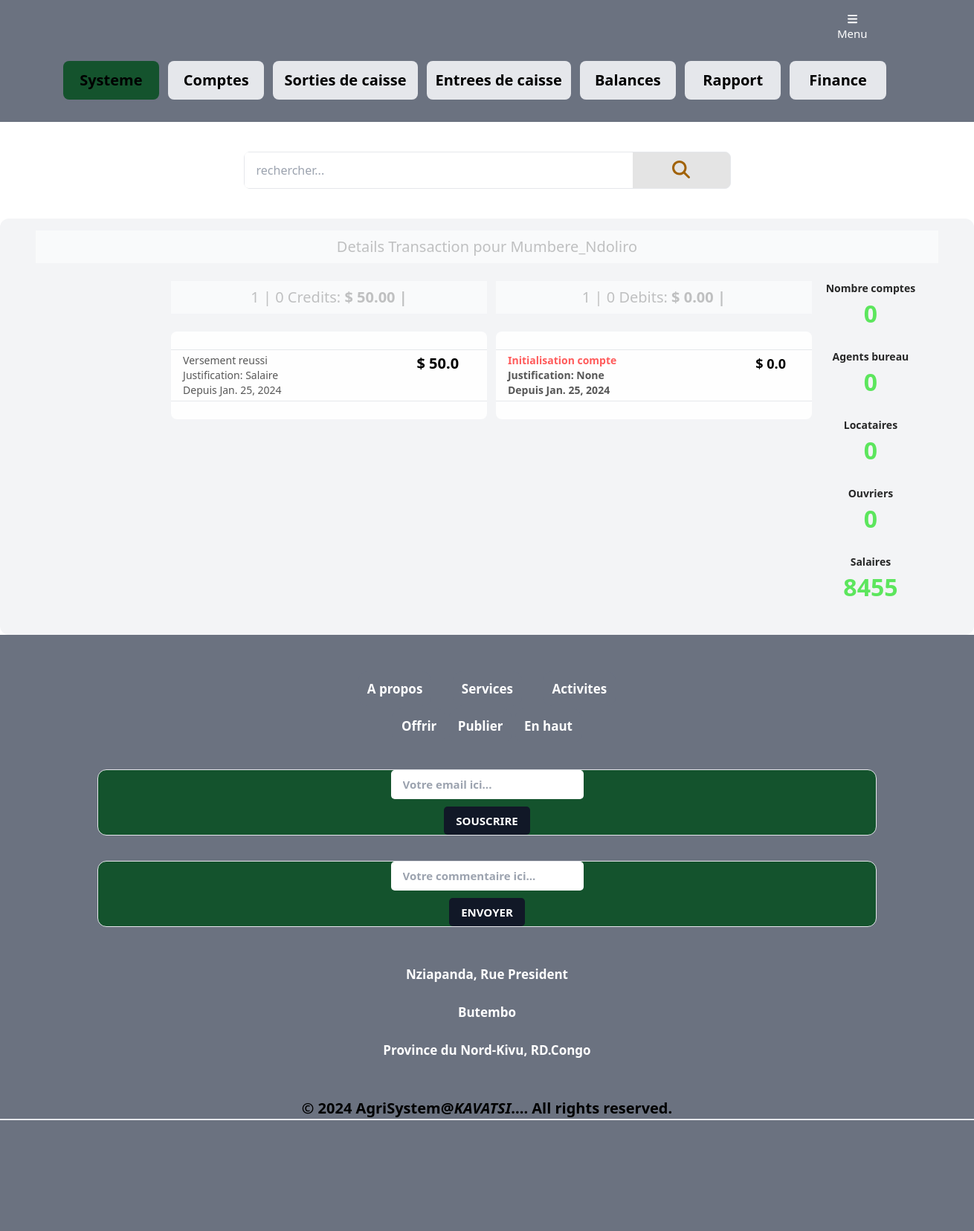
Screenshot of /transaction/2/ with the database file from the repository.
### management/models.py (models this page shows, shortened)
class Person(models.Model):
    first_name = models.CharField(max_length=20, null=True, blank = True)
    second_name = models.CharField(max_length=20, null=True, blank = True)
    position = models.CharField(max_length=1, choices=POSITION_CHOICES, null=True, blank = True)
    job_description = models.TextField(null=True, blank = True)
    birth_date = models.DateField(null=True, blank=True)
    sex = models.CharField(max_length=1, choices=GENDER_CHOICES, null=True, blank = True)
    education = models.CharField(max_length=100, null=True, blank = True)
    address = models.TextField(null=True, blank = True)
    email = models.EmailField(null=True, blank = True)
    mobile_number = models.CharField(max_length=15, null=True, blank = True)
    whatsapp_number = models.CharField(max_length=15, blank=True, null=True)
    created_at = models.DateTimeField(auto_now_add=True, blank=True, null=True)
    class Meta:
        ordering = ['-created_at']

class Comptes(models.Model):
    transaction = models.CharField(max_length=2, choices=TYPE_CHOICES_2)
    nom = models.ForeignKey(Person, on_delete=models.CASCADE)
    amount_in_usd = models.FloatField(blank=True, null=True)
    justification = models.TextField(max_length=2, choices=JUSTIFICATION_CHOICES, blank=True, null=True)
    authorizer_secretary = models.ForeignKey(Person, related_name='Comptes_authorizer_secretary', blank=True, null=True, on_delete=models.CASCADE)
    contracted_at = models.DateField(blank=True, null=True)
    created_at = models.DateField(blank=True, null=True, auto_now_add=True)

### management/views.py (the view)
# urls.py: path('transaction/<int:pk>/', views.transaction_details, name='transaction_details'),
def transaction_details(request, pk):
    transaction_detail = get_object_or_404(Person, pk=pk)
    account = Comptes.objects.filter(nom=transaction_detail.pk)
    finances = Finance.objects.filter(account=transaction_detail.first_name)
    if account is not None:
        outputs = account.filter(transaction='OP')
        sum_outputs = outputs.aggregate(sum_outputs=Sum('amount_in_usd'))['sum_outputs']
        inputs = account.filter(transaction='IP')
        sum_inputs = inputs.aggregate(sum_inputs=Sum('amount_in_usd'))['sum_inputs']
    else:
        outputs = 0
        sum_outputs = 0
        inputs = 0
        sum_inputs = 0
    if finances is not None:
        finance_outputs = finances.filter(type_transaction='OP')
        sum_finance_outputs = finance_outputs.aggregate(sum_finance_outputs=Sum('amount_in_usd'))['sum_finance_outputs']
        finance_inputs = finances.filter(type_transaction='IP')
        sum_finance_inputs = finance_inputs.aggregate(sum_finance_inputs=Sum('amount_in_usd'))['sum_finance_inputs']
    else:
        finance_outputs = 0
        finance_inputs = 0
        sum_finance_inputs = 0
        sum_finance_outputs = 0
    return render(request, 'management/transaction_details.html', {
        'transaction_detail': transaction_detail,
        'outputs': outputs,
        'sum_outputs': sum_outputs,
        'inputs': inputs,
        'sum_inputs': sum_inputs,
        'finance_outputs': finance_outputs,
        'finance_inputs': finance_inputs,
        'sum_finance_outputs': sum_finance_outputs,
        'sum_finance_inputs': sum_finance_inputs,
    })

### management/templates/management/transaction_details.html (shortened to what this page needs)
{% extends "management/base.html" %}
{% block account_details %}
    <div class="grid grid-cols-3 gap-0" style="grid-template-columns: 25% 50% 25%;">
        <div></div>
        <form method="get" id="search-form" class="grid grid-cols-2 gap-0 my-10 border rounded-lg" style="grid-template-columns: 80% 20%; background-color: rgba(220, 220, 220, 0.767);">
            <input name="query" class="py-3 px-4 w-1/1 text-left" style="border-top-left-radius: 5px; border-bottom-left-radius: 5px;" type="text" value="{{ query }}" placeholder="rechercher...">
            <button type="submit"><i class="fa fa-search text-yellow-700 w-1/1 ml-0 text-2xl px-4" style="border-top-right-radius: 5px; border-bottom-right-radius: 5px;"></i></button>
        </form>
        <div></div>
    </div>
    <div class="mt-0 px-12 py-4 bg-gray-100 rounded-xl">
        <h2 class="mb-6 text-xl text-center py-2" style="background-color: rgba(255, 255, 255, 0.486); color: rgba(0, 0, 0, 0.233);">Details Transaction pour {{ transaction_detail.first_name }}</h2>
        <div class="grid grid-cols-3" style="grid-template-columns: 15% 70% 15%;">
            <div class="" style="margin-left: 30px;">
            </div>
            <div class="persons-container">
                    <div style="width: 100%; margin-bottom: 20px; border: none;">
                        <div class="grid grid-cols-2 gap-3" style="grid-template-columns: 50% 50%;">
                            <div>
                                <h2 class="mb-6 text-xl text-center py-2" style="background-color: rgba(255, 255, 255, 0.486); color: rgba(0, 0, 0, 0.233);">{{ outputs|length }} | {{ finance_outputs|length }} Credits: <strong>$ {{ sum_outputs|floatformat:2 }} | {{ sum_finance_outputs|floatformat:2 }}</strong></h2>
                                {% for input in outputs %}
                                <a href="#">
                                    <div class="rounded-lg" style="background-color: rgba(255, 255, 255, 0.925);">
                                        <br><hr>
                                        <div class="py-1 px-4 grid grid-cols-2 gap-0" style="grid-template-columns: 80% 20%; color: rgba(0, 0, 0, 0.658);">
                                            <div>
                                                {% if input.amount_in_usd == 0 %}
                                                    <p class="text-sm"><strong style="color: rgba(255, 0, 0, 0.644);">Initialisation compte</strong></p>
                                                {% elif input.amount_in_usd < 0 %}
                                                    <p class="text-sm"><strong style="color: rgba(255, 0, 0, 0.644);">Erreur !</strong></p>
                                                {% else %}
                                                    <p class="text-sm">Versement reussi</p>
                                                {% endif %}
                                                <p class="text-sm">Justification: {{ input.get_justification_display }}</p>
                                                <p class="text-sm">Depuis {{ input.created_at }}</p>
                                            </div>
                                            <div>
                                                <p><strong class="text-xl" style="color: black;">$ {{ input.amount_in_usd }}</strong></p>
                                            </div>
                                        </div>
                                        <hr><br>
                                    </div>
                                </a>
                                {% endfor %}
                            </div>
                            <div>
                                <h2 class="mb-6 text-xl text-center py-2" style="background-color: rgba(255, 255, 255, 0.486); color: rgba(0, 0, 0, 0.233);">{{ inputs|length }} | {{ finance_inputs|length }} Debits: <strong>$ {{ sum_inputs|floatformat:2 }} | {{ sum_finance_inputs|floatformat:2 }}</h2>
                                {% for input in inputs %}
                                <a href="#">
                                    <div class="rounded-lg" style="background-color: rgba(255, 255, 255, 0.925);">
                                        <br><hr>
                                        <div class="py-1 px-4 grid grid-cols-2 gap-0" style="grid-template-columns: 80% 20%; color: rgba(0, 0, 0, 0.658);">
                                            <div>
                                                {% if input.amount_in_usd == 0 %}
                                                    <p class="text-sm" style="color: rgba(255, 0, 0, 0.644);">Initialisation compte</p>
                                                {% elif input.amount_in_usd < 0 %}
                                                    <p class="text-sm" style="color: rgba(255, 0, 0, 0.644);">Erreur !</p>
                                                {% else %}
                                                    <p class="text-sm">Versement reussi</p>
                                                {% endif %}
                                                <p class="text-sm">Justification: {{ input.get_justification_display }}</p>
                                                <p class="text-sm">Depuis {{ input.created_at }}</p>
                                            </div>
                                            <div>
                                                <p class="text-center"><strong class="text-lg" style="color: black;">$ {{ input.amount_in_usd }}</strong></p>
                                            </div>
                                        </div>
                                        <hr><br>
                                    </div>
                                </a>
                                {% endfor %}
                            </div>
                        </div>
                    </div>
            </div>
            <div class="" style="color: rgba(64, 226, 64, 0.842);">
                <p class="text-sm text-center" style="color: rgba(0, 0, 0, 0.842);">Nombre comptes</p>
                <p class="text-center" style="font-size: xx-large; font-weight: bold;">{{ persons|length }}</p><br>
                <p class="text-sm text-center" style="color: rgba(0, 0, 0, 0.842);">Agents bureau</p>
                <p class="text-center" style="font-size: xx-large; font-weight: bold;">{{ agents_bureau|length }}</p><br>
                <p class="text-sm text-center" style="color: rgba(0, 0, 0, 0.842);">Locataires</p>
                <p class="text-center" style="font-size: xx-large; font-weight: bold;">{{ locataires|length }}</p><br>
                <p class="text-sm text-center" style="color: rgba(0, 0, 0, 0.842);">Ouvriers</p>
                <p class="text-center" style="font-size: xx-large; font-weight: bold;">{{ labour|length }}</p><br>
                <p class="text-sm text-center" style="color: rgba(0, 0, 0, 0.842);">Salaires</p>
                <p class="text-center" style="font-size: xx-large; font-weight: bold;">8455</p><br>
            </div>
        </div>
    </div>
{% endblock %}

### management/static/css/project.css (style rules this page uses)
html { line-height: 1.5; -webkit-text-size-adjust: 100%; -moz-tab-size: 4; -o-tab-size: 4; tab-size: 4; font-family: ui-sans-serif, system-ui, -apple-system, BlinkMacSystemFont, "Segoe UI", Roboto, "Helvetica Neue", Arial, "Noto Sans", sans-serif, "Apple Color Emoji", "Segoe UI Emoji", "Segoe UI Symbol", "Noto Color Emoji"; font-feature-settings: normal; font-variation-settings: normal; }
body { margin: 0; line-height: inherit; }
hr { height: 0; color: inherit; border-top-width: 1px; }
h1, h2, h3, h4, h5, h6 { font-size: inherit; font-weight: inherit; }
a { color: inherit; text-decoration: inherit; }
b, strong { font-weight: bolder; }
button, input, optgroup, select, textarea { font-family: inherit; font-size: 100%; font-weight: inherit; line-height: inherit; color: inherit; margin: 0; padding: 0; }
button, select { text-transform: none; }
button, [type='button'], [type='reset'], [type='submit'] { -webkit-appearance: button; background-color: transparent; background-image: none; }
blockquote, dl, dd, h1, h2, h3, h4, h5, h6, hr, figure, p, pre { margin: 0; }
input::placeholder, textarea::placeholder { opacity: 1; color: #9ca3af; }
button, [role="button"] { cursor: pointer; }
img, svg, video, canvas, audio, iframe, embed, object { display: block; vertical-align: middle; }
.my-10 { margin-top: 2.5rem; margin-bottom: 2.5rem; }
.mb-6 { margin-bottom: 1.5rem; }
.ml-0 { margin-left: 0px; }
.mt-0 { margin-top: 0px; }
.grid { display: grid; }
.grid-cols-2 { grid-template-columns: repeat(2, minmax(0, 1fr)); }
.grid-cols-3 { grid-template-columns: repeat(3, minmax(0, 1fr)); }
.gap-0 { gap: 0px; }
.gap-3 { gap: 0.75rem; }
.rounded-lg { border-radius: 0.5rem; }
.rounded-xl { border-radius: 0.75rem; }
.border { border-width: 1px; }
.bg-gray-100 { --tw-bg-opacity: 1; background-color: rgb(243 244 246 / var(--tw-bg-opacity)); }
.px-12 { padding-left: 3rem; padding-right: 3rem; }
.px-4 { padding-left: 1rem; padding-right: 1rem; }
.py-1 { padding-top: 0.25rem; padding-bottom: 0.25rem; }
.py-2 { padding-top: 0.5rem; padding-bottom: 0.5rem; }
.py-3 { padding-top: 0.75rem; padding-bottom: 0.75rem; }
.py-4 { padding-top: 1rem; padding-bottom: 1rem; }
.text-left { text-align: left; }
.text-center { text-align: center; }
.text-2xl { font-size: 1.5rem; line-height: 2rem; }
.text-lg { font-size: 1.125rem; line-height: 1.75rem; }
.text-sm { font-size: 0.875rem; line-height: 1.25rem; }
.text-xl { font-size: 1.25rem; line-height: 1.75rem; }
.text-yellow-700 { --tw-text-opacity: 1; color: rgb(161 98 7 / var(--tw-text-opacity)); }

### rows the page displays
Comptes: shows "Versement reussi", justification "Salaire", created_at "Jan. 25, 2024", amount_in_usd "50.0"
Comptes: shows "Initialisation compte", justification "None", created_at "Jan. 25, 2024", amount_in_usd "0.0"

### other values shown
{{ outputs|length }} "1"
{{ finance_outputs|length }} "0"
{{ sum_outputs|floatformat:2 }} "50.00"
{{ inputs|length }} "1"
{{ finance_inputs|length }} "0"
{{ sum_inputs|floatformat:2 }} "0.00"
{{ persons|length }} "0"
{{ agents_bureau|length }} "0"
{{ locataires|length }} "0"
{{ labour|length }} "0"
